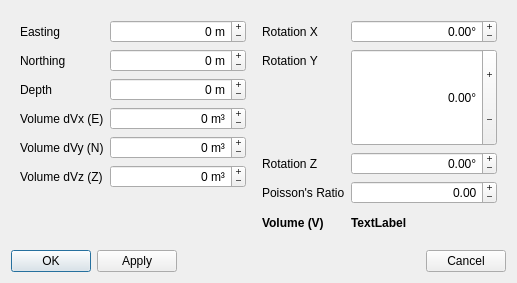
<?xml version="1.0" encoding="UTF-8"?>
<ui version="4.0">
 <class>EllipsoidSourceDialog</class>
 <widget class="QDialog" name="EllipsoidSourceDialog">
  <property name="windowModality">
   <enum>Qt::WindowModal</enum>
  </property>
  <property name="geometry">
   <rect>
    <x>0</x>
    <y>0</y>
    <width>517</width>
    <height>283</height>
   </rect>
  </property>
  <property name="sizePolicy">
   <sizepolicy hsizetype="Preferred" vsizetype="Preferred">
    <horstretch>0</horstretch>
    <verstretch>0</verstretch>
   </sizepolicy>
  </property>
  <property name="minimumSize">
   <size>
    <width>0</width>
    <height>0</height>
   </size>
  </property>
  <property name="maximumSize">
   <size>
    <width>16777215</width>
    <height>16777215</height>
   </size>
  </property>
  <property name="focusPolicy">
   <enum>Qt::StrongFocus</enum>
  </property>
  <property name="windowTitle">
   <string>EllipsoidSource Parameters</string>
  </property>
  <property name="modal">
   <bool>false</bool>
  </property>
  <layout class="QVBoxLayout" name="verticalLayout">
   <item>
    <widget class="QWidget" name="widget" native="true">
     <property name="enabled">
      <bool>true</bool>
     </property>
     <property name="sizePolicy">
      <sizepolicy hsizetype="Expanding" vsizetype="Expanding">
       <horstretch>0</horstretch>
       <verstretch>0</verstretch>
      </sizepolicy>
     </property>
     <property name="autoFillBackground">
      <bool>false</bool>
     </property>
     <property name="styleSheet">
      <string notr="true"/>
     </property>
     <layout class="QHBoxLayout" name="horizontalLayout_2">
      <item>
       <layout class="QFormLayout" name="formLayout_1">
        <property name="fieldGrowthPolicy">
         <enum>QFormLayout::ExpandingFieldsGrow</enum>
        </property>
        <property name="rightMargin">
         <number>10</number>
        </property>
        <item row="0" column="0">
         <widget class="QLabel" name="eastingLabel">
          <property name="toolTip">
           <string>&lt;span style='font-family: monospace'&gt;EllipsoidSource.easting&lt;/span&gt;&lt;br&gt;
Coordinate of the point source.</string>
          </property>
          <property name="text">
           <string>Easting</string>
          </property>
          <property name="buddy">
           <cstring>easting</cstring>
          </property>
         </widget>
        </item>
        <item row="0" column="1">
         <widget class="QSpinBox" name="easting">
          <property name="sizePolicy">
           <sizepolicy hsizetype="Expanding" vsizetype="Fixed">
            <horstretch>0</horstretch>
            <verstretch>0</verstretch>
           </sizepolicy>
          </property>
          <property name="wrapping">
           <bool>true</bool>
          </property>
          <property name="alignment">
           <set>Qt::AlignRight|Qt::AlignTrailing|Qt::AlignVCenter</set>
          </property>
          <property name="buttonSymbols">
           <enum>QAbstractSpinBox::PlusMinus</enum>
          </property>
          <property name="accelerated">
           <bool>false</bool>
          </property>
          <property name="suffix">
           <string> m</string>
          </property>
          <property name="minimum">
           <number>-10000000</number>
          </property>
          <property name="maximum">
           <number>10000000</number>
          </property>
          <property name="singleStep">
           <number>100</number>
          </property>
         </widget>
        </item>
        <item row="1" column="0">
         <widget class="QLabel" name="northingLabel">
          <property name="toolTip">
           <string>&lt;span style='font-family: monospace'&gt;EllipsoidSource.northing&lt;/span&gt;&lt;br&gt;
Coordinate of the point source.</string>
          </property>
          <property name="text">
           <string>Northing</string>
          </property>
          <property name="buddy">
           <cstring>northing</cstring>
          </property>
         </widget>
        </item>
        <item row="1" column="1">
         <widget class="QSpinBox" name="northing">
          <property name="sizePolicy">
           <sizepolicy hsizetype="Expanding" vsizetype="Fixed">
            <horstretch>0</horstretch>
            <verstretch>0</verstretch>
           </sizepolicy>
          </property>
          <property name="wrapping">
           <bool>true</bool>
          </property>
          <property name="alignment">
           <set>Qt::AlignRight|Qt::AlignTrailing|Qt::AlignVCenter</set>
          </property>
          <property name="buttonSymbols">
           <enum>QAbstractSpinBox::PlusMinus</enum>
          </property>
          <property name="accelerated">
           <bool>false</bool>
          </property>
          <property name="suffix">
           <string> m</string>
          </property>
          <property name="minimum">
           <number>-10000000</number>
          </property>
          <property name="maximum">
           <number>10000000</number>
          </property>
          <property name="singleStep">
           <number>100</number>
          </property>
         </widget>
        </item>
        <item row="2" column="0">
         <widget class="QLabel" name="depthLabel">
          <property name="toolTip">
           <string>&lt;span style='font-family: monospace'&gt;EllipsoidSource.depth&lt;/span&gt;&lt;br&gt;
Depth of the point source.</string>
          </property>
          <property name="text">
           <string>Depth</string>
          </property>
          <property name="buddy">
           <cstring>depth</cstring>
          </property>
         </widget>
        </item>
        <item row="2" column="1">
         <widget class="QSpinBox" name="depth">
          <property name="sizePolicy">
           <sizepolicy hsizetype="Expanding" vsizetype="Fixed">
            <horstretch>0</horstretch>
            <verstretch>0</verstretch>
           </sizepolicy>
          </property>
          <property name="wrapping">
           <bool>true</bool>
          </property>
          <property name="alignment">
           <set>Qt::AlignRight|Qt::AlignTrailing|Qt::AlignVCenter</set>
          </property>
          <property name="buttonSymbols">
           <enum>QAbstractSpinBox::PlusMinus</enum>
          </property>
          <property name="accelerated">
           <bool>false</bool>
          </property>
          <property name="suffix">
           <string> m</string>
          </property>
          <property name="minimum">
           <number>0</number>
          </property>
          <property name="maximum">
           <number>10000000</number>
          </property>
          <property name="singleStep">
           <number>100</number>
          </property>
         </widget>
        </item>
        <item row="3" column="0">
         <widget class="QLabel" name="dVxLabel">
          <property name="toolTip">
           <string>&lt;span style='font-family: monospace'&gt;EllipsoidSource.length_x&lt;/span&gt;&lt;br&gt;
Length of x semi-axis of ellisoid before rotation.</string>
          </property>
          <property name="text">
           <string>Volume dVx (E)</string>
          </property>
          <property name="buddy">
           <cstring>dVx</cstring>
          </property>
         </widget>
        </item>
        <item row="3" column="1">
         <widget class="QSpinBox" name="dVx">
          <property name="sizePolicy">
           <sizepolicy hsizetype="Expanding" vsizetype="Fixed">
            <horstretch>0</horstretch>
            <verstretch>0</verstretch>
           </sizepolicy>
          </property>
          <property name="wrapping">
           <bool>true</bool>
          </property>
          <property name="alignment">
           <set>Qt::AlignRight|Qt::AlignTrailing|Qt::AlignVCenter</set>
          </property>
          <property name="buttonSymbols">
           <enum>QAbstractSpinBox::PlusMinus</enum>
          </property>
          <property name="accelerated">
           <bool>false</bool>
          </property>
          <property name="suffix">
           <string> m³</string>
          </property>
          <property name="minimum">
           <number>0</number>
          </property>
          <property name="maximum">
           <number>10000000</number>
          </property>
          <property name="singleStep">
           <number>25</number>
          </property>
         </widget>
        </item>
        <item row="4" column="0">
         <widget class="QLabel" name="dVyLabel">
          <property name="toolTip">
           <string>&lt;span style='font-family: monospace'&gt;EllipsoidSource.length_y&lt;/span&gt;&lt;br&gt;
Length of y semi-axis of ellisoid before rotation.</string>
          </property>
          <property name="text">
           <string>Volume dVy (N)</string>
          </property>
          <property name="buddy">
           <cstring>dVy</cstring>
          </property>
         </widget>
        </item>
        <item row="4" column="1">
         <widget class="QSpinBox" name="dVy">
          <property name="sizePolicy">
           <sizepolicy hsizetype="Expanding" vsizetype="Fixed">
            <horstretch>0</horstretch>
            <verstretch>0</verstretch>
           </sizepolicy>
          </property>
          <property name="wrapping">
           <bool>true</bool>
          </property>
          <property name="alignment">
           <set>Qt::AlignRight|Qt::AlignTrailing|Qt::AlignVCenter</set>
          </property>
          <property name="buttonSymbols">
           <enum>QAbstractSpinBox::PlusMinus</enum>
          </property>
          <property name="accelerated">
           <bool>false</bool>
          </property>
          <property name="suffix">
           <string> m³</string>
          </property>
          <property name="minimum">
           <number>0</number>
          </property>
          <property name="maximum">
           <number>10000000</number>
          </property>
          <property name="singleStep">
           <number>25</number>
          </property>
         </widget>
        </item>
        <item row="5" column="0">
         <widget class="QLabel" name="dVzLabel">
          <property name="toolTip">
           <string>&lt;span style='font-family: monospace'&gt;EllipsoidSource.length_z&lt;/span&gt;&lt;br&gt;
Length of x semi-axis of ellisoid before rotation.</string>
          </property>
          <property name="text">
           <string>Volume dVz (Z)</string>
          </property>
          <property name="buddy">
           <cstring>dVz</cstring>
          </property>
         </widget>
        </item>
        <item row="5" column="1">
         <widget class="QSpinBox" name="dVz">
          <property name="sizePolicy">
           <sizepolicy hsizetype="Expanding" vsizetype="Fixed">
            <horstretch>0</horstretch>
            <verstretch>0</verstretch>
           </sizepolicy>
          </property>
          <property name="wrapping">
           <bool>true</bool>
          </property>
          <property name="alignment">
           <set>Qt::AlignRight|Qt::AlignTrailing|Qt::AlignVCenter</set>
          </property>
          <property name="buttonSymbols">
           <enum>QAbstractSpinBox::PlusMinus</enum>
          </property>
          <property name="accelerated">
           <bool>false</bool>
          </property>
          <property name="suffix">
           <string> m³</string>
          </property>
          <property name="minimum">
           <number>0</number>
          </property>
          <property name="maximum">
           <number>10000000</number>
          </property>
          <property name="singleStep">
           <number>25</number>
          </property>
         </widget>
        </item>
       </layout>
      </item>
      <item>
       <layout class="QFormLayout" name="formLayout_2">
        <property name="fieldGrowthPolicy">
         <enum>QFormLayout::ExpandingFieldsGrow</enum>
        </property>
        <item row="0" column="0">
         <widget class="QLabel" name="rotation_xLabel">
          <property name="toolTip">
           <string>&lt;span style='font-family: monospace'&gt;EllipsoidSource.rotation_x&lt;/span&gt;&lt;br&gt;
Clockwise rotation of ellipsoid around x-axis.</string>
          </property>
          <property name="text">
           <string>Rotation X</string>
          </property>
          <property name="buddy">
           <cstring>rotation_x</cstring>
          </property>
         </widget>
        </item>
        <item row="0" column="1">
         <widget class="QDoubleSpinBox" name="rotation_x">
          <property name="sizePolicy">
           <sizepolicy hsizetype="Expanding" vsizetype="Fixed">
            <horstretch>0</horstretch>
            <verstretch>0</verstretch>
           </sizepolicy>
          </property>
          <property name="wrapping">
           <bool>true</bool>
          </property>
          <property name="alignment">
           <set>Qt::AlignRight|Qt::AlignTrailing|Qt::AlignVCenter</set>
          </property>
          <property name="buttonSymbols">
           <enum>QAbstractSpinBox::PlusMinus</enum>
          </property>
          <property name="suffix">
           <string>°</string>
          </property>
          <property name="maximum">
           <double>360.000000000000000</double>
          </property>
         </widget>
        </item>
        <item row="1" column="0">
         <widget class="QLabel" name="rotation_yLabel">
          <property name="toolTip">
           <string>&lt;span style='font-family: monospace'&gt;EllipsoidSource.rotation_y&lt;/span&gt;&lt;br&gt;
Clockwise rotation of ellipsoid around y-axis.</string>
          </property>
          <property name="text">
           <string>Rotation Y</string>
          </property>
          <property name="buddy">
           <cstring>rotation_y</cstring>
          </property>
         </widget>
        </item>
        <item row="1" column="1">
         <widget class="QDoubleSpinBox" name="rotation_y">
          <property name="sizePolicy">
           <sizepolicy hsizetype="Expanding" vsizetype="Expanding">
            <horstretch>0</horstretch>
            <verstretch>0</verstretch>
           </sizepolicy>
          </property>
          <property name="wrapping">
           <bool>true</bool>
          </property>
          <property name="alignment">
           <set>Qt::AlignRight|Qt::AlignTrailing|Qt::AlignVCenter</set>
          </property>
          <property name="buttonSymbols">
           <enum>QAbstractSpinBox::PlusMinus</enum>
          </property>
          <property name="suffix">
           <string>°</string>
          </property>
          <property name="maximum">
           <double>360.000000000000000</double>
          </property>
         </widget>
        </item>
        <item row="2" column="0">
         <widget class="QLabel" name="rotation_zLabel">
          <property name="toolTip">
           <string>&lt;span style='font-family: monospace'&gt;EllipsoidSource.rotation_z&lt;/span&gt;&lt;br&gt;
Clockwise rotation of ellipsoid around z-axis.</string>
          </property>
          <property name="text">
           <string>Rotation Z</string>
          </property>
          <property name="buddy">
           <cstring>rotation_z</cstring>
          </property>
         </widget>
        </item>
        <item row="2" column="1">
         <widget class="QDoubleSpinBox" name="rotation_z">
          <property name="sizePolicy">
           <sizepolicy hsizetype="Expanding" vsizetype="Fixed">
            <horstretch>0</horstretch>
            <verstretch>0</verstretch>
           </sizepolicy>
          </property>
          <property name="wrapping">
           <bool>true</bool>
          </property>
          <property name="alignment">
           <set>Qt::AlignRight|Qt::AlignTrailing|Qt::AlignVCenter</set>
          </property>
          <property name="buttonSymbols">
           <enum>QAbstractSpinBox::PlusMinus</enum>
          </property>
          <property name="suffix">
           <string>°</string>
          </property>
          <property name="minimum">
           <double>0.000000000000000</double>
          </property>
          <property name="maximum">
           <double>360.000000000000000</double>
          </property>
         </widget>
        </item>
        <item row="3" column="0">
         <widget class="QLabel" name="nuLabel">
          <property name="toolTip">
           <string>&lt;span style='font-family: monospace'&gt;EllipsoidSource.mu&lt;/span&gt;&lt;br&gt;
Shear modulus, 2. Lame parameter.</string>
          </property>
          <property name="text">
           <string>Poisson's Ratio</string>
          </property>
          <property name="buddy">
           <cstring>nu</cstring>
          </property>
         </widget>
        </item>
        <item row="3" column="1">
         <widget class="QDoubleSpinBox" name="nu">
          <property name="sizePolicy">
           <sizepolicy hsizetype="Expanding" vsizetype="Fixed">
            <horstretch>0</horstretch>
            <verstretch>0</verstretch>
           </sizepolicy>
          </property>
          <property name="wrapping">
           <bool>true</bool>
          </property>
          <property name="alignment">
           <set>Qt::AlignRight|Qt::AlignTrailing|Qt::AlignVCenter</set>
          </property>
          <property name="buttonSymbols">
           <enum>QAbstractSpinBox::PlusMinus</enum>
          </property>
          <property name="suffix">
           <string/>
          </property>
          <property name="minimum">
           <double>0.000000000000000</double>
          </property>
          <property name="maximum">
           <double>360.000000000000000</double>
          </property>
          <property name="singleStep">
           <double>0.100000000000000</double>
          </property>
         </widget>
        </item>
        <item row="4" column="0">
         <widget class="QLabel" name="volumeLabel">
          <property name="minimumSize">
           <size>
            <width>0</width>
            <height>25</height>
           </size>
          </property>
          <property name="font">
           <font>
            <weight>75</weight>
            <bold>true</bold>
           </font>
          </property>
          <property name="toolTip">
           <string>&lt;span style='font-family: monospace'&gt;EllipsoidSource.volume&lt;/span&gt;&lt;br&gt;
Volume of the ellipsoid.</string>
          </property>
          <property name="text">
           <string>Volume (V)</string>
          </property>
         </widget>
        </item>
        <item row="4" column="1">
         <widget class="QLabel" name="volume">
          <property name="minimumSize">
           <size>
            <width>0</width>
            <height>25</height>
           </size>
          </property>
          <property name="font">
           <font>
            <weight>75</weight>
            <bold>true</bold>
           </font>
          </property>
          <property name="text">
           <string>TextLabel</string>
          </property>
         </widget>
        </item>
       </layout>
      </item>
     </layout>
    </widget>
   </item>
   <item>
    <layout class="QHBoxLayout" name="horizontalLayout_3">
     <item>
      <widget class="QPushButton" name="okButton">
       <property name="text">
        <string>OK</string>
       </property>
      </widget>
     </item>
     <item>
      <widget class="QPushButton" name="applyButton">
       <property name="text">
        <string>Apply</string>
       </property>
      </widget>
     </item>
     <item>
      <spacer name="horizontalSpacer">
       <property name="orientation">
        <enum>Qt::Horizontal</enum>
       </property>
       <property name="sizeHint" stdset="0">
        <size>
         <width>40</width>
         <height>20</height>
        </size>
       </property>
      </spacer>
     </item>
     <item>
      <widget class="QPushButton" name="cancelButton">
       <property name="text">
        <string>Cancel</string>
       </property>
      </widget>
     </item>
    </layout>
   </item>
  </layout>
 </widget>
 <tabstops>
  <tabstop>easting</tabstop>
  <tabstop>northing</tabstop>
  <tabstop>depth</tabstop>
  <tabstop>dVx</tabstop>
  <tabstop>dVy</tabstop>
  <tabstop>dVz</tabstop>
  <tabstop>rotation_x</tabstop>
  <tabstop>rotation_y</tabstop>
  <tabstop>rotation_z</tabstop>
  <tabstop>nu</tabstop>
  <tabstop>okButton</tabstop>
  <tabstop>applyButton</tabstop>
  <tabstop>cancelButton</tabstop>
 </tabstops>
 <resources/>
 <connections>
  <connection>
   <sender>cancelButton</sender>
   <signal>released()</signal>
   <receiver>EllipsoidSourceDialog</receiver>
   <slot>close()</slot>
   <hints>
    <hint type="sourcelabel">
     <x>506</x>
     <y>272</y>
    </hint>
    <hint type="destinationlabel">
     <x>292</x>
     <y>133</y>
    </hint>
   </hints>
  </connection>
 </connections>
</ui>
